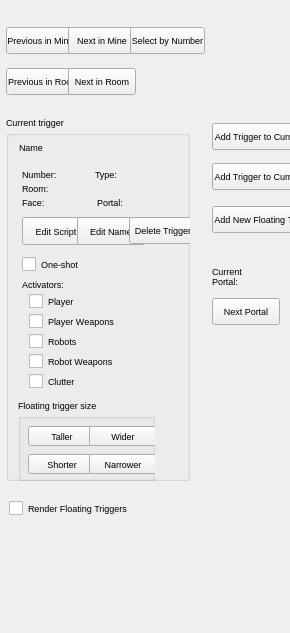
<?xml version="1.0"?>
<ui version="4.0">
  <class>TriggerKeypad</class>
  <widget class="QDialog" name="IDD_TRIGGERKEYPAD">
    <property name="geometry">
      <rect>
        <x>0</x>
        <y>0</y>
        <width>290</width>
        <height>633</height>
      </rect>
    </property>
    <property name="font">
      <font>
        <family>Liberation Sans</family>
        <pointsize>7</pointsize>
        <bold>false</bold>
        <italic>false</italic>
      </font>
    </property>
    <property name="enabled">
      <bool>true</bool>
    </property>
    <widget class="QGroupBox" name="IDC_STATIC">
      <property name="geometry">
        <rect>
          <x>6</x>
          <y>116</y>
          <width>184</width>
          <height>365</height>
        </rect>
      </property>
      <property name="title">
        <string>Current trigger</string>
      </property>
      <property name="visible">
        <bool>true</bool>
      </property>
      <property name="enabled">
        <bool>true</bool>
      </property>
      <property name="flat">
        <bool>false</bool>
      </property>
      <widget class="QLabel" name="IDC_TRIG_CURRENT_NAME">
        <property name="geometry">
          <rect>
            <x>13</x>
            <y>26</y>
            <width>164</width>
            <height>11</height>
          </rect>
        </property>
        <property name="text">
          <string>Name</string>
        </property>
        <property name="visible">
          <bool>true</bool>
        </property>
        <property name="enabled">
          <bool>true</bool>
        </property>
        <property name="alignment">
          <set>Qt::AlignLeft</set>
        </property>
      </widget>
      <widget class="QLabel" name="IDC_TRIG_CURRENT_NUM">
        <property name="geometry">
          <rect>
            <x>16</x>
            <y>53</y>
            <width>68</width>
            <height>11</height>
          </rect>
        </property>
        <property name="text">
          <string>Number:</string>
        </property>
        <property name="visible">
          <bool>true</bool>
        </property>
        <property name="enabled">
          <bool>true</bool>
        </property>
        <property name="alignment">
          <set>Qt::AlignLeft</set>
        </property>
      </widget>
      <widget class="QLabel" name="IDC_TRIG_CURRENT_TYPE">
        <property name="geometry">
          <rect>
            <x>89</x>
            <y>53</y>
            <width>91</width>
            <height>13</height>
          </rect>
        </property>
        <property name="text">
          <string>Type:</string>
        </property>
        <property name="visible">
          <bool>true</bool>
        </property>
        <property name="enabled">
          <bool>true</bool>
        </property>
        <property name="alignment">
          <set>Qt::AlignLeft</set>
        </property>
      </widget>
      <widget class="QLabel" name="IDC_TRIG_CURRENT_ROOM">
        <property name="geometry">
          <rect>
            <x>16</x>
            <y>67</y>
            <width>68</width>
            <height>13</height>
          </rect>
        </property>
        <property name="text">
          <string>Room:</string>
        </property>
        <property name="visible">
          <bool>true</bool>
        </property>
        <property name="enabled">
          <bool>true</bool>
        </property>
        <property name="alignment">
          <set>Qt::AlignLeft</set>
        </property>
      </widget>
      <widget class="QLabel" name="IDC_TRIG_CURRENT_FACE">
        <property name="geometry">
          <rect>
            <x>16</x>
            <y>81</y>
            <width>68</width>
            <height>13</height>
          </rect>
        </property>
        <property name="text">
          <string>Face:</string>
        </property>
        <property name="visible">
          <bool>true</bool>
        </property>
        <property name="enabled">
          <bool>true</bool>
        </property>
        <property name="alignment">
          <set>Qt::AlignLeft</set>
        </property>
      </widget>
      <widget class="QLabel" name="IDC_TRIG_CURRENT_TRIG_PORTAL">
        <property name="geometry">
          <rect>
            <x>91</x>
            <y>81</y>
            <width>68</width>
            <height>13</height>
          </rect>
        </property>
        <property name="text">
          <string>Portal:</string>
        </property>
        <property name="visible">
          <bool>true</bool>
        </property>
        <property name="enabled">
          <bool>true</bool>
        </property>
        <property name="alignment">
          <set>Qt::AlignLeft</set>
        </property>
      </widget>
      <widget class="QPushButton" name="IDC_TRIG_EDIT_SCRIPT">
        <property name="geometry">
          <rect>
            <x>16</x>
            <y>101</y>
            <width>68</width>
            <height>28</height>
          </rect>
        </property>
        <property name="text">
          <string>Edit Script</string>
        </property>
        <property name="visible">
          <bool>true</bool>
        </property>
        <property name="enabled">
          <bool>true</bool>
        </property>
        <property name="default">
          <bool>false</bool>
        </property>
        <property name="autoDefault">
          <bool>false</bool>
        </property>
      </widget>
      <widget class="QPushButton" name="IDC_TRIG_EDIT_NAME">
        <property name="geometry">
          <rect>
            <x>71</x>
            <y>101</y>
            <width>68</width>
            <height>28</height>
          </rect>
        </property>
        <property name="text">
          <string>Edit Name</string>
        </property>
        <property name="visible">
          <bool>true</bool>
        </property>
        <property name="enabled">
          <bool>true</bool>
        </property>
        <property name="default">
          <bool>false</bool>
        </property>
        <property name="autoDefault">
          <bool>false</bool>
        </property>
      </widget>
      <widget class="QPushButton" name="IDC_TRIG_DELETE">
        <property name="geometry">
          <rect>
            <x>123</x>
            <y>101</y>
            <width>68</width>
            <height>27</height>
          </rect>
        </property>
        <property name="text">
          <string>Delete Trigger</string>
        </property>
        <property name="visible">
          <bool>true</bool>
        </property>
        <property name="enabled">
          <bool>true</bool>
        </property>
        <property name="default">
          <bool>false</bool>
        </property>
        <property name="autoDefault">
          <bool>false</bool>
        </property>
      </widget>
      <widget class="QCheckBox" name="IDC_TRIG_ONESHOT">
        <property name="geometry">
          <rect>
            <x>16</x>
            <y>140</y>
            <width>68</width>
            <height>16</height>
          </rect>
        </property>
        <property name="text">
          <string>One-shot</string>
        </property>
        <property name="visible">
          <bool>true</bool>
        </property>
        <property name="enabled">
          <bool>true</bool>
        </property>
      </widget>
      <widget class="QLabel" name="IDC_TRIG_ACTIVATORS">
        <property name="geometry">
          <rect>
            <x>16</x>
            <y>163</y>
            <width>54</width>
            <height>13</height>
          </rect>
        </property>
        <property name="text">
          <string>Activators:</string>
        </property>
        <property name="visible">
          <bool>true</bool>
        </property>
        <property name="enabled">
          <bool>true</bool>
        </property>
        <property name="alignment">
          <set>Qt::AlignLeft</set>
        </property>
      </widget>
      <widget class="QCheckBox" name="IDC_TRIG_ACTIV_PLAYER">
        <property name="geometry">
          <rect>
            <x>23</x>
            <y>177</y>
            <width>89</width>
            <height>16</height>
          </rect>
        </property>
        <property name="text">
          <string>Player</string>
        </property>
        <property name="visible">
          <bool>true</bool>
        </property>
        <property name="enabled">
          <bool>true</bool>
        </property>
      </widget>
      <widget class="QCheckBox" name="IDC_TRIG_ACTIV_PLAYER_WEAPONS">
        <property name="geometry">
          <rect>
            <x>23</x>
            <y>197</y>
            <width>89</width>
            <height>16</height>
          </rect>
        </property>
        <property name="text">
          <string>Player Weapons</string>
        </property>
        <property name="visible">
          <bool>true</bool>
        </property>
        <property name="enabled">
          <bool>true</bool>
        </property>
      </widget>
      <widget class="QCheckBox" name="IDC_TRIG_ACTIV_ROBOTS">
        <property name="geometry">
          <rect>
            <x>23</x>
            <y>217</y>
            <width>89</width>
            <height>16</height>
          </rect>
        </property>
        <property name="text">
          <string>Robots</string>
        </property>
        <property name="visible">
          <bool>true</bool>
        </property>
        <property name="enabled">
          <bool>true</bool>
        </property>
      </widget>
      <widget class="QCheckBox" name="IDC_TRIG_ACTIV_ROBOT_WEAPONS">
        <property name="geometry">
          <rect>
            <x>23</x>
            <y>237</y>
            <width>89</width>
            <height>16</height>
          </rect>
        </property>
        <property name="text">
          <string>Robot Weapons</string>
        </property>
        <property name="visible">
          <bool>true</bool>
        </property>
        <property name="enabled">
          <bool>true</bool>
        </property>
      </widget>
      <widget class="QCheckBox" name="IDC_TRIG_ACTIV_CLUTTER">
        <property name="geometry">
          <rect>
            <x>23</x>
            <y>257</y>
            <width>89</width>
            <height>16</height>
          </rect>
        </property>
        <property name="text">
          <string>Clutter</string>
        </property>
        <property name="visible">
          <bool>true</bool>
        </property>
        <property name="enabled">
          <bool>true</bool>
        </property>
      </widget>
      <widget class="QGroupBox" name="IDC_TRIG_FLOAT_BORDER">
        <property name="geometry">
          <rect>
            <x>12</x>
            <y>283</y>
            <width>137</width>
            <height>82</height>
          </rect>
        </property>
        <property name="title">
          <string>Floating trigger size</string>
        </property>
        <property name="visible">
          <bool>true</bool>
        </property>
        <property name="enabled">
          <bool>true</bool>
        </property>
        <property name="flat">
          <bool>false</bool>
        </property>
        <widget class="QPushButton" name="IDC_TRIG_FLOAT_TALLER">
          <property name="geometry">
            <rect>
              <x>10</x>
              <y>27</y>
              <width>68</width>
              <height>20</height>
            </rect>
          </property>
          <property name="text">
            <string>Taller</string>
          </property>
          <property name="visible">
            <bool>true</bool>
          </property>
          <property name="enabled">
            <bool>true</bool>
          </property>
          <property name="default">
            <bool>false</bool>
          </property>
          <property name="autoDefault">
            <bool>false</bool>
          </property>
        </widget>
        <widget class="QPushButton" name="IDC_TRIG_FLOAT_WIDER">
          <property name="geometry">
            <rect>
              <x>71</x>
              <y>27</y>
              <width>68</width>
              <height>20</height>
            </rect>
          </property>
          <property name="text">
            <string>Wider</string>
          </property>
          <property name="visible">
            <bool>true</bool>
          </property>
          <property name="enabled">
            <bool>true</bool>
          </property>
          <property name="default">
            <bool>false</bool>
          </property>
          <property name="autoDefault">
            <bool>false</bool>
          </property>
        </widget>
        <widget class="QPushButton" name="IDC_TRIG_FLOAT_SHORTER">
          <property name="geometry">
            <rect>
              <x>10</x>
              <y>55</y>
              <width>68</width>
              <height>20</height>
            </rect>
          </property>
          <property name="text">
            <string>Shorter</string>
          </property>
          <property name="visible">
            <bool>true</bool>
          </property>
          <property name="enabled">
            <bool>true</bool>
          </property>
          <property name="default">
            <bool>false</bool>
          </property>
          <property name="autoDefault">
            <bool>false</bool>
          </property>
        </widget>
        <widget class="QPushButton" name="IDC_TRIG_FLOAT_NARROWER">
          <property name="geometry">
            <rect>
              <x>71</x>
              <y>55</y>
              <width>68</width>
              <height>20</height>
            </rect>
          </property>
          <property name="text">
            <string>Narrower</string>
          </property>
          <property name="visible">
            <bool>true</bool>
          </property>
          <property name="enabled">
            <bool>true</bool>
          </property>
          <property name="default">
            <bool>false</bool>
          </property>
          <property name="autoDefault">
            <bool>false</bool>
          </property>
        </widget>
      </widget>
    </widget>
    <widget class="QPushButton" name="IDC_TRIG_PREV_IN_MINE">
      <property name="geometry">
        <rect>
          <x>6</x>
          <y>27</y>
          <width>69</width>
          <height>27</height>
        </rect>
      </property>
      <property name="text">
        <string>Previous in Mine</string>
      </property>
      <property name="visible">
        <bool>true</bool>
      </property>
      <property name="enabled">
        <bool>true</bool>
      </property>
      <property name="default">
        <bool>false</bool>
      </property>
      <property name="autoDefault">
        <bool>false</bool>
      </property>
    </widget>
    <widget class="QPushButton" name="IDC_TRIG_NEXT_IN_MINE">
      <property name="geometry">
        <rect>
          <x>68</x>
          <y>27</y>
          <width>68</width>
          <height>27</height>
        </rect>
      </property>
      <property name="text">
        <string>Next in Mine</string>
      </property>
      <property name="visible">
        <bool>true</bool>
      </property>
      <property name="enabled">
        <bool>true</bool>
      </property>
      <property name="default">
        <bool>false</bool>
      </property>
      <property name="autoDefault">
        <bool>false</bool>
      </property>
    </widget>
    <widget class="QPushButton" name="IDC_TRIG_GOTO">
      <property name="geometry">
        <rect>
          <x>130</x>
          <y>27</y>
          <width>75</width>
          <height>27</height>
        </rect>
      </property>
      <property name="text">
        <string>Select by Number</string>
      </property>
      <property name="visible">
        <bool>true</bool>
      </property>
      <property name="enabled">
        <bool>true</bool>
      </property>
      <property name="default">
        <bool>false</bool>
      </property>
      <property name="autoDefault">
        <bool>false</bool>
      </property>
    </widget>
    <widget class="QPushButton" name="IDC_TRIG_PREV_IN_ROOM">
      <property name="geometry">
        <rect>
          <x>6</x>
          <y>68</y>
          <width>75</width>
          <height>27</height>
        </rect>
      </property>
      <property name="text">
        <string>Previous in Room</string>
      </property>
      <property name="visible">
        <bool>true</bool>
      </property>
      <property name="enabled">
        <bool>true</bool>
      </property>
      <property name="default">
        <bool>false</bool>
      </property>
      <property name="autoDefault">
        <bool>false</bool>
      </property>
    </widget>
    <widget class="QPushButton" name="IDC_TRIG_NEXT_IN_ROOM">
      <property name="geometry">
        <rect>
          <x>68</x>
          <y>68</y>
          <width>68</width>
          <height>27</height>
        </rect>
      </property>
      <property name="text">
        <string>Next in Room</string>
      </property>
      <property name="visible">
        <bool>true</bool>
      </property>
      <property name="enabled">
        <bool>true</bool>
      </property>
      <property name="default">
        <bool>false</bool>
      </property>
      <property name="autoDefault">
        <bool>false</bool>
      </property>
    </widget>
    <widget class="QPushButton" name="IDC_TRIG_ADD_TO_CURFACE">
      <property name="geometry">
        <rect>
          <x>212</x>
          <y>123</y>
          <width>117</width>
          <height>27</height>
        </rect>
      </property>
      <property name="text">
        <string>Add Trigger to Current Face</string>
      </property>
      <property name="visible">
        <bool>true</bool>
      </property>
      <property name="enabled">
        <bool>true</bool>
      </property>
      <property name="default">
        <bool>false</bool>
      </property>
      <property name="autoDefault">
        <bool>false</bool>
      </property>
    </widget>
    <widget class="QPushButton" name="IDC_TRIG_ADD_TO_CURPORTAL">
      <property name="geometry">
        <rect>
          <x>212</x>
          <y>163</y>
          <width>120</width>
          <height>27</height>
        </rect>
      </property>
      <property name="text">
        <string>Add Trigger to Current Portal</string>
      </property>
      <property name="visible">
        <bool>true</bool>
      </property>
      <property name="enabled">
        <bool>true</bool>
      </property>
      <property name="default">
        <bool>false</bool>
      </property>
      <property name="autoDefault">
        <bool>false</bool>
      </property>
    </widget>
    <widget class="QPushButton" name="IDC_TRIG_ADD_FLOATING">
      <property name="geometry">
        <rect>
          <x>212</x>
          <y>206</y>
          <width>106</width>
          <height>27</height>
        </rect>
      </property>
      <property name="text">
        <string>Add New Floating Trigger</string>
      </property>
      <property name="visible">
        <bool>true</bool>
      </property>
      <property name="enabled">
        <bool>true</bool>
      </property>
      <property name="default">
        <bool>false</bool>
      </property>
      <property name="autoDefault">
        <bool>false</bool>
      </property>
    </widget>
    <widget class="QLabel" name="IDC_TRIG_CURRENT_PORTAL">
      <property name="wordWrap">
        <bool>true</bool>
      </property>
      <property name="geometry">
        <rect>
          <x>212</x>
          <y>266</y>
          <width>54</width>
          <height>22</height>
        </rect>
      </property>
      <property name="text">
        <string>Current Portal:</string>
      </property>
      <property name="visible">
        <bool>true</bool>
      </property>
      <property name="enabled">
        <bool>true</bool>
      </property>
      <property name="alignment">
        <set>Qt::AlignLeft</set>
      </property>
    </widget>
    <widget class="QPushButton" name="IDC_TRIG_NEXT_PORTAL">
      <property name="geometry">
        <rect>
          <x>212</x>
          <y>298</y>
          <width>68</width>
          <height>27</height>
        </rect>
      </property>
      <property name="text">
        <string>Next Portal</string>
      </property>
      <property name="visible">
        <bool>true</bool>
      </property>
      <property name="enabled">
        <bool>true</bool>
      </property>
      <property name="default">
        <bool>false</bool>
      </property>
      <property name="autoDefault">
        <bool>false</bool>
      </property>
    </widget>
    <widget class="QCheckBox" name="IDC_TRIG_RENDER_FLOATING">
      <property name="geometry">
        <rect>
          <x>9</x>
          <y>500</y>
          <width>123</width>
          <height>16</height>
        </rect>
      </property>
      <property name="text">
        <string>Render Floating Triggers</string>
      </property>
      <property name="visible">
        <bool>true</bool>
      </property>
      <property name="enabled">
        <bool>true</bool>
      </property>
    </widget>
    <action name="IDD_ORPHANHUNTER">
      <property name="text">
        <string>Orphan Hunter</string>
      </property>
    </action>
    <action name="IDD_REORDER_PAGES">
      <property name="text">
        <string>Reorder Net Pages</string>
      </property>
    </action>
    <action name="IDD_SHOW_ALL_CHECKED_OUT">
      <property name="text">
        <string>Show All Pages Checked Out</string>
      </property>
    </action>
    <action name="IDM_IMPORT_BITMAP">
      <property name="text">
        <string>Bitmap/Animation Converter...</string>
      </property>
    </action>
    <action name="ID_APP_ABOUT">
      <property name="text">
        <string>&amp;About editor...</string>
      </property>
    </action>
    <action name="ID_APP_EXIT">
      <property name="text">
        <string>E&amp;xit</string>
      </property>
      <property name="shortcut">
        <string>Alt+X</string>
      </property>
    </action>
    <action name="ID_BRIEFING_EDITOR">
      <property name="text">
        <string>Briefing Editor...</string>
      </property>
    </action>
    <action name="ID_BUTTON_LIGHTING">
      <property name="text">
        <string>ID_BUTTON_LIGHTING</string>
      </property>
    </action>
    <action name="ID_BUTTON_OUTLINE">
      <property name="text">
        <string>ID_BUTTON_OUTLINE</string>
      </property>
    </action>
    <action name="ID_BUTTON_WINDOWSELECTION">
      <property name="text">
        <string>ID_BUTTON_WINDOWSELECTION</string>
      </property>
    </action>
    <action name="ID_D3HELP">
      <property name="text">
        <string>Help on D3 Editor</string>
      </property>
    </action>
    <action name="ID_EDITORS_AIPROPERTIES">
      <property name="text">
        <string>AI Properties...</string>
      </property>
    </action>
    <action name="ID_EDITORS_AMBIENTSOUNDS">
      <property name="text">
        <string>Ambient Sounds...</string>
      </property>
    </action>
    <action name="ID_EDITORS_DALLAS">
      <property name="text">
        <string>Dallas Graphical Script Editor...</string>
      </property>
    </action>
    <action name="ID_EDITORS_FILES">
      <property name="text">
        <string>Files...</string>
      </property>
    </action>
    <action name="ID_EDITORS_MEGACELLS">
      <property name="text">
        <string>Megacells...</string>
      </property>
    </action>
    <action name="ID_EDIT_ADDSELECT">
      <property name="text">
        <string>Add Current Room to Selected List</string>
      </property>
    </action>
    <action name="ID_EDIT_ATTACH">
      <property name="text">
        <string>&amp;Attach</string>
      </property>
    </action>
    <action name="ID_EDIT_CLEARSELECTED">
      <property name="text">
        <string>Clear Selected List</string>
      </property>
    </action>
    <action name="ID_EDIT_COPY">
      <property name="text">
        <string>&amp;Copy</string>
      </property>
      <property name="shortcut">
        <string>Ctrl+Ins</string>
      </property>
    </action>
    <action name="ID_EDIT_CUT">
      <property name="text">
        <string>Cu&amp;t</string>
      </property>
      <property name="shortcut">
        <string>Shift+Del</string>
      </property>
    </action>
    <action name="ID_EDIT_DELETE">
      <property name="text">
        <string>&amp;Delete</string>
      </property>
    </action>
    <action name="ID_EDIT_LOADSCRAP">
      <property name="text">
        <string>Load Scrap from Disk</string>
      </property>
    </action>
    <action name="ID_EDIT_PASTE">
      <property name="text">
        <string>&amp;Paste</string>
      </property>
      <property name="shortcut">
        <string>Shift+Ins</string>
      </property>
    </action>
    <action name="ID_EDIT_PLACE">
      <property name="text">
        <string>&amp;Place in Mine</string>
      </property>
    </action>
    <action name="ID_EDIT_PLACE_TERRAIN">
      <property name="text">
        <string>&amp;Place on Terrain</string>
      </property>
    </action>
    <action name="ID_EDIT_REMOVESELECT">
      <property name="text">
        <string>Remove Current Room from Selected List</string>
      </property>
    </action>
    <action name="ID_EDIT_SAVESCRAP">
      <property name="text">
        <string>Save Scrap to Disk</string>
      </property>
    </action>
    <action name="ID_EDIT_SELECTATTACHED">
      <property name="text">
        <string>Select All Rooms Attached to Current Room</string>
      </property>
    </action>
    <action name="ID_EDIT_UNDO">
      <property name="text">
        <string>&amp;Undo</string>
      </property>
      <property name="shortcut">
        <string>Alt+Backspace</string>
      </property>
    </action>
    <action name="ID_FILE_AUTOSAVE">
      <property name="text">
        <string>Autosave</string>
      </property>
      <property name="checkable">
        <bool>true</bool>
      </property>
    </action>
    <action name="ID_FILE_CHECKMINE">
      <property name="text">
        <string>&amp;Check Mine</string>
      </property>
    </action>
    <action name="ID_FILE_FIXCRACKS">
      <property name="text">
        <string>Fix Level Cracks</string>
      </property>
    </action>
    <action name="ID_FILE_FIXDEGENERATEFACES">
      <property name="text">
        <string>Fix/Remove Degenerate Faces</string>
      </property>
    </action>
    <action name="ID_FILE_IMPORT_ROOM">
      <property name="text">
        <string>Import 3DSMax Room</string>
      </property>
    </action>
    <action name="ID_FILE_INFORMATION">
      <property name="text">
        <string>&amp;Information</string>
      </property>
      <property name="shortcut">
        <string>Alt+I</string>
      </property>
    </action>
    <action name="ID_FILE_LEAVE_EDITOR">
      <property name="text">
        <string>Go to main menu...</string>
      </property>
    </action>
    <action name="ID_FILE_LEVELPROPS">
      <property name="text">
        <string>Set Selected Room(s) Properties</string>
      </property>
    </action>
    <action name="ID_FILE_LEVEL_INFO">
      <property name="text">
        <string>Edit Level Info...</string>
      </property>
    </action>
    <action name="ID_FILE_MRU_FILE1">
      <property name="text">
        <string>Recent File</string>
      </property>
      <property name="enabled">
        <bool>false</bool>
      </property>
    </action>
    <action name="ID_FILE_NEW">
      <property name="text">
        <string>&amp;New</string>
      </property>
      <property name="shortcut">
        <string>Ctrl+N</string>
      </property>
    </action>
    <action name="ID_FILE_OPEN">
      <property name="text">
        <string>&amp;Open...</string>
      </property>
      <property name="shortcut">
        <string>Ctrl+O</string>
      </property>
    </action>
    <action name="ID_FILE_PLAY640X480">
      <property name="text">
        <string>&amp;Play in 640 x 480</string>
      </property>
      <property name="shortcut">
        <string>Alt+P</string>
      </property>
    </action>
    <action name="ID_FILE_PREFERENCES">
      <property name="text">
        <string>Preferences</string>
      </property>
    </action>
    <action name="ID_FILE_PRINT">
      <property name="text">
        <string>&amp;Print...</string>
      </property>
      <property name="shortcut">
        <string>Ctrl+P</string>
      </property>
    </action>
    <action name="ID_FILE_PRINT_PREVIEW">
      <property name="text">
        <string>Print Pre&amp;view</string>
      </property>
    </action>
    <action name="ID_FILE_PRINT_SETUP">
      <property name="text">
        <string>P&amp;rint Setup...</string>
      </property>
    </action>
    <action name="ID_FILE_REMOVEDUPLICATEFACESFROMCURRENTROOM">
      <property name="text">
        <string>Remove Duplicate Faces from Current Room</string>
      </property>
    </action>
    <action name="ID_FILE_REMOVEEXTRAPOINTS">
      <property name="text">
        <string>Remove Extra Points</string>
      </property>
    </action>
    <action name="ID_FILE_RESTOREGAMESTATE">
      <property name="text">
        <string>Restore Gamestate</string>
      </property>
    </action>
    <action name="ID_FILE_SAVE">
      <property name="text">
        <string>&amp;Save</string>
      </property>
      <property name="shortcut">
        <string>Ctrl+S</string>
      </property>
    </action>
    <action name="ID_FILE_SAVEGOALTEXT">
      <property name="text">
        <string>Save Goal Text to File</string>
      </property>
    </action>
    <action name="ID_FILE_SAVE_AS">
      <property name="text">
        <string>Save &amp;As...</string>
      </property>
    </action>
    <action name="ID_FILE_SAVE_COPY_AS">
      <property name="text">
        <string>Save Copy &amp;As...</string>
      </property>
    </action>
    <action name="ID_FILE_STATS">
      <property name="text">
        <string>Show Level Stats</string>
      </property>
    </action>
    <action name="ID_FILE_UPDATE">
      <property name="text">
        <string>&amp;Update</string>
      </property>
      <property name="shortcut">
        <string>Ctrl+S</string>
      </property>
    </action>
    <action name="ID_FILE_VERIFY_LEVEL">
      <property name="text">
        <string>Verify Level</string>
      </property>
    </action>
    <action name="ID_HOTSPOT_TGA">
      <property name="text">
        <string>HotSpot TGA Extractor...</string>
      </property>
    </action>
    <action name="ID_MINE_VIEW">
      <property name="text">
        <string>Mine View</string>
      </property>
      <property name="shortcut">
        <string>F2</string>
      </property>
    </action>
    <action name="ID_OBJBUTTON">
      <property name="text">
        <string>ID_OBJBUTTON</string>
      </property>
    </action>
    <action name="ID_OBJECT_DELETEOBJECT">
      <property name="text">
        <string>Delete Object</string>
      </property>
      <property name="shortcut">
        <string>Del</string>
      </property>
    </action>
    <action name="ID_OBJECT_MOVEPLAYER">
      <property name="text">
        <string>Move Player 0 to Viewer</string>
      </property>
    </action>
    <action name="ID_OBJECT_PLACECAMERAATCURRENTFACE">
      <property name="text">
        <string>Create New Camera at Current Face</string>
      </property>
    </action>
    <action name="ID_OBJECT_PLACECAMERAATVIEWER">
      <property name="text">
        <string>Create New Camera at Viewer</string>
      </property>
    </action>
    <action name="ID_OBJECT_PLACEOBJECT">
      <property name="text">
        <string>Place Object</string>
      </property>
      <property name="shortcut">
        <string>Ins</string>
      </property>
    </action>
    <action name="ID_OBJECT_PLACESOUNDSOURCEATVIEWER">
      <property name="text">
        <string>Create SoundSource at Viewer</string>
      </property>
    </action>
    <action name="ID_OBJECT_PLACEWAYPOINTATVIEWER">
      <property name="text">
        <string>Place Waypoint at Viewer</string>
      </property>
    </action>
    <action name="ID_OBJECT_SELECTBYNUMBER">
      <property name="text">
        <string>Select Object By Number</string>
      </property>
    </action>
    <action name="ID_OBJECT_SETCAMERAFROMVIEWER">
      <property name="text">
        <string>Move Camera to Viewer</string>
      </property>
    </action>
    <action name="ID_OBJECT_SETVIEWERFROMCAMERA">
      <property name="text">
        <string>Move Viewer to Camera</string>
      </property>
    </action>
    <action name="ID_OSIRISCOMPILE">
      <property name="text">
        <string>ID_OSIRISCOMPILE</string>
      </property>
    </action>
    <action name="ID_REINIT_OPENGL">
      <property name="text">
        <string>ID_REINIT_OPENGL</string>
      </property>
    </action>
    <action name="ID_ROOM_ADD">
      <property name="text">
        <string>&amp;Add Room at Current Face</string>
      </property>
      <property name="shortcut">
        <string>Shift+A</string>
      </property>
    </action>
    <action name="ID_ROOM_ADDVERTTONEWFACE">
      <property name="text">
        <string>Add Vert to New Face</string>
      </property>
      <property name="shortcut">
        <string>Shift+V</string>
      </property>
    </action>
    <action name="ID_ROOM_ATTACHROOM">
      <property name="text">
        <string>Attach Room</string>
      </property>
    </action>
    <action name="ID_ROOM_BUILDBRIDGE">
      <property name="text">
        <string>&amp;Build Bridge</string>
      </property>
    </action>
    <action name="ID_ROOM_BUILDSMOOTHBRIDGE">
      <property name="text">
        <string>Build Smooth Bridge</string>
      </property>
      <property name="shortcut">
        <string>Ctrl+B</string>
      </property>
    </action>
    <action name="ID_ROOM_CLEARCENTERPOINT">
      <property name="text">
        <string>Clear Center Point</string>
      </property>
    </action>
    <action name="ID_ROOM_COMBINE">
      <property name="text">
        <string>Combine Rooms</string>
      </property>
    </action>
    <action name="ID_ROOM_DELETE">
      <property name="text">
        <string>Delete Current Room</string>
      </property>
    </action>
    <action name="ID_ROOM_DELETECONNECTEDFACES">
      <property name="text">
        <string>Delete Connected Faces</string>
      </property>
    </action>
    <action name="ID_ROOM_DELETEFACE">
      <property name="text">
        <string>Delete Current Face</string>
      </property>
    </action>
    <action name="ID_ROOM_DELETEPORTAL">
      <property name="text">
        <string>Delete Current Portal</string>
      </property>
    </action>
    <action name="ID_ROOM_DELETEVERT">
      <property name="text">
        <string>Delete Current Vert From Face</string>
      </property>
    </action>
    <action name="ID_ROOM_DROPROOM">
      <property name="text">
        <string>Drop Room</string>
      </property>
    </action>
    <action name="ID_ROOM_FACE_ADDVERTTOEDGE">
      <property name="text">
        <string>Add Vert To Edge</string>
      </property>
    </action>
    <action name="ID_ROOM_FACE_DELETEVERTONEDGE">
      <property name="text">
        <string>Delete Vert on Edge</string>
      </property>
    </action>
    <action name="ID_ROOM_FACE_MOVEVERTONEDGE">
      <property name="text">
        <string>Move Vert on Edge</string>
      </property>
    </action>
    <action name="ID_ROOM_FACE_SPLITFACE">
      <property name="text">
        <string>Split Face</string>
      </property>
    </action>
    <action name="ID_ROOM_FINISHNEWFACE">
      <property name="text">
        <string>Add Last Point to New Face (Finish Face)</string>
      </property>
    </action>
    <action name="ID_ROOM_GRABTEXTURE">
      <property name="text">
        <string>Grab Texture</string>
      </property>
      <property name="shortcut">
        <string>G</string>
      </property>
    </action>
    <action name="ID_ROOM_JOINROOMS">
      <property name="text">
        <string>Join Rooms</string>
      </property>
    </action>
    <action name="ID_ROOM_JOINROOMSEXACT">
      <property name="text">
        <string>Join Rooms Exact</string>
      </property>
    </action>
    <action name="ID_ROOM_JOIN_ADJACENT_FACES">
      <property name="text">
        <string>Join Adjacent Faces</string>
      </property>
    </action>
    <action name="ID_ROOM_LINKTONEWEXTERNAL">
      <property name="text">
        <string>Link Room to New External Room</string>
      </property>
    </action>
    <action name="ID_ROOM_MARK">
      <property name="text">
        <string>&amp;Mark Room/Face</string>
      </property>
      <property name="shortcut">
        <string>Ctrl+M</string>
      </property>
    </action>
    <action name="ID_ROOM_MERGEOBJECTINTOROOM">
      <property name="text">
        <string>Merge Object into Room</string>
      </property>
    </action>
    <action name="ID_ROOM_NEXTFACE">
      <property name="text">
        <string>Next Face</string>
      </property>
      <property name="shortcut">
        <string>F</string>
      </property>
    </action>
    <action name="ID_ROOM_PLACEROOM">
      <property name="text">
        <string>Place Room at Current Room</string>
      </property>
    </action>
    <action name="ID_ROOM_PLACETERRAINROOM">
      <property name="text">
        <string>Place Room at Current Terrain Cell</string>
      </property>
    </action>
    <action name="ID_ROOM_PREVIOUSFACE">
      <property name="text">
        <string>Previous Face</string>
      </property>
      <property name="shortcut">
        <string>Shift+F</string>
      </property>
    </action>
    <action name="ID_ROOM_PROPAGATETOADJACENTCOPLANARFACES">
      <property name="text">
        <string>Propagate to Adjacent Coplanar Faces</string>
      </property>
      <property name="shortcut">
        <string>Ctrl+F</string>
      </property>
    </action>
    <action name="ID_ROOM_PROPAGATETOALL">
      <property name="text">
        <string>Propagate to All Faces in Room</string>
      </property>
      <property name="shortcut">
        <string>Shift+R</string>
      </property>
    </action>
    <action name="ID_ROOM_RENAMEROOM">
      <property name="text">
        <string>Rename Room</string>
      </property>
      <property name="shortcut">
        <string>Ctrl+R</string>
      </property>
    </action>
    <action name="ID_ROOM_ROTATEPLACEDROOM45DEGREES">
      <property name="text">
        <string>Rotate Placed Room 45 Degrees</string>
      </property>
    </action>
    <action name="ID_ROOM_SAVECURRENTROOM">
      <property name="text">
        <string>Save Current Room</string>
      </property>
    </action>
    <action name="ID_ROOM_SELECTBYNUMBER">
      <property name="text">
        <string>Select Room by Number</string>
      </property>
    </action>
    <action name="ID_ROOM_SELECTFACEBYNUMBER">
      <property name="text">
        <string>Select Face by Number</string>
      </property>
    </action>
    <action name="ID_ROOM_SETCENTERFROMVIEWER">
      <property name="text">
        <string>Set Room Center from Viewer</string>
      </property>
    </action>
    <action name="ID_ROOM_SNAPPLACEDROOM">
      <property name="text">
        <string>Snap Placed Room</string>
      </property>
    </action>
    <action name="ID_ROOM_SNAPPOINTTOEDGE">
      <property name="text">
        <string>Snap Point to Edge</string>
      </property>
    </action>
    <action name="ID_ROOM_SNAPPOINTTOFACE">
      <property name="text">
        <string>Snap Point to Face</string>
      </property>
    </action>
    <action name="ID_ROOM_SNAPPOINTTOPOINT">
      <property name="text">
        <string>Snap Point to Point</string>
      </property>
    </action>
    <action name="ID_ROOM_SPLITFACE">
      <property name="text">
        <string>Triangulate face</string>
      </property>
    </action>
    <action name="ID_ROOM_STARTNEWFACE">
      <property name="text">
        <string>Add First Point to New Face (Start Face)</string>
      </property>
    </action>
    <action name="ID_ROOM_SWAPMAKEDANDCURRENTROOMFACE">
      <property name="text">
        <string>Swap Marked and Current Room/Face</string>
      </property>
    </action>
    <action name="ID_ROOM_UNDOSNAP">
      <property name="text">
        <string>Undo Snap</string>
      </property>
    </action>
    <action name="ID_ROOM_UNPLACEROOM">
      <property name="text">
        <string>Un-place Room/Group/Door</string>
      </property>
    </action>
    <action name="ID_ROOM_VIEW">
      <property name="text">
        <string>Room View</string>
      </property>
      <property name="shortcut">
        <string>F4</string>
      </property>
    </action>
    <action name="ID_SCRIPT_LEVEL_INTERFACE">
      <property name="text">
        <string>Levels and Scripts...</string>
      </property>
    </action>
    <action name="ID_SUBEDITORS_FONT">
      <property name="text">
        <string>Font Editor...</string>
      </property>
    </action>
    <action name="ID_SUBEDITORS_HOGMAKER">
      <property name="text">
        <string>Hog Maker...</string>
      </property>
    </action>
    <action name="ID_SUBEDITORS_TABLEFILEEDIT">
      <property name="text">
        <string>Table File Text Editor...</string>
      </property>
    </action>
    <action name="ID_SUBEDITORS_TABLEFILEFILTER">
      <property name="text">
        <string>Table File Filter...</string>
      </property>
    </action>
    <action name="ID_TABLEEDIT_FILE_EXIT">
      <property name="text">
        <string>&amp;Exit</string>
      </property>
    </action>
    <action name="ID_TABLEEDIT_FILE_LOAD">
      <property name="text">
        <string>&amp;Load...</string>
      </property>
    </action>
    <action name="ID_TABLEEDIT_FILE_SAVE">
      <property name="text">
        <string>&amp;Save</string>
      </property>
    </action>
    <action name="ID_TABLEEDIT_FILE_SAVE_AS">
      <property name="text">
        <string>S&amp;ave as...</string>
      </property>
    </action>
    <action name="ID_TABLEFILTER_FILE_EXIT">
      <property name="text">
        <string>Exit</string>
      </property>
    </action>
    <action name="ID_TABLEFILTER_FILE_LOAD">
      <property name="text">
        <string>Load...</string>
      </property>
    </action>
    <action name="ID_TABLEFILTER_FILE_NEW">
      <property name="text">
        <string>New</string>
      </property>
    </action>
    <action name="ID_TABLEFILTER_FILE_SAVE">
      <property name="text">
        <string>Save</string>
      </property>
    </action>
    <action name="ID_TABLEFILTER_FILE_SAVEAS">
      <property name="text">
        <string>Save as...</string>
      </property>
    </action>
    <action name="ID_TERRAIN_VIEW">
      <property name="text">
        <string>Terrain View</string>
      </property>
      <property name="shortcut">
        <string>F3</string>
      </property>
    </action>
    <action name="ID_TEST_TEST1">
      <property name="text">
        <string>Test function 1</string>
      </property>
    </action>
    <action name="ID_TEST_TEST2">
      <property name="text">
        <string>Test function 2</string>
      </property>
    </action>
    <action name="ID_TEST_TEST3">
      <property name="text">
        <string>Test function 3</string>
      </property>
    </action>
    <action name="ID_TOOLS_WORLD_OBJECTS_BUILDINGS">
      <property name="text">
        <string>Buildings...</string>
      </property>
    </action>
    <action name="ID_TOOLS_WORLD_OBJECTS_CLUTTER">
      <property name="text">
        <string>Clutter...</string>
      </property>
    </action>
    <action name="ID_TOOLS_WORLD_OBJECTS_DOOR">
      <property name="text">
        <string>Doors...</string>
      </property>
    </action>
    <action name="ID_TOOLS_WORLD_OBJECTS_LIGHTS">
      <property name="text">
        <string>Lights...</string>
      </property>
    </action>
    <action name="ID_TOOLS_WORLD_OBJECTS_PLAYER">
      <property name="text">
        <string>Player Ships...</string>
      </property>
    </action>
    <action name="ID_TOOLS_WORLD_OBJECTS_POWERUPS">
      <property name="text">
        <string>Powerups...</string>
      </property>
    </action>
    <action name="ID_TOOLS_WORLD_OBJECTS_ROBOTS">
      <property name="text">
        <string>Robots...</string>
      </property>
    </action>
    <action name="ID_TOOLS_WORLD_OBJECTS_SOUND">
      <property name="text">
        <string>Sounds...</string>
      </property>
    </action>
    <action name="ID_TOOLS_WORLD_TEXTURES">
      <property name="text">
        <string>Textures...</string>
      </property>
    </action>
    <action name="ID_TOOLS_WORLD_WEAPONS">
      <property name="text">
        <string>Weapons...</string>
      </property>
    </action>
    <action name="ID_VIEW_CENTERONCUBE">
      <property name="text">
        <string>Center on Current &amp;Room</string>
      </property>
      <property name="shortcut">
        <string>Home</string>
      </property>
    </action>
    <action name="ID_VIEW_CENTERONMINE">
      <property name="text">
        <string>Center on &amp;Mine Origin</string>
      </property>
    </action>
    <action name="ID_VIEW_CENTERONOBJECT">
      <property name="text">
        <string>Center on Current &amp;Object</string>
      </property>
    </action>
    <action name="ID_VIEW_DELETEVIEWER">
      <property name="text">
        <string>Delete Viewer</string>
      </property>
    </action>
    <action name="ID_VIEW_FLIP">
      <property name="text">
        <string>Flip Viewer</string>
      </property>
      <property name="shortcut">
        <string>/</string>
      </property>
    </action>
    <action name="ID_VIEW_KEYPAD_TOGGLE">
      <property name="text">
        <string>Keypad</string>
      </property>
      <property name="shortcut">
        <string>F10</string>
      </property>
    </action>
    <action name="ID_VIEW_MOVECAMERATOCURRENTOBJECT">
      <property name="text">
        <string>Move camera to Current Object</string>
      </property>
    </action>
    <action name="ID_VIEW_MOVECAMERATOSELECTEDFACE">
      <property name="text">
        <string>Move camera to &amp;Current Face</string>
      </property>
      <property name="shortcut">
        <string>Shift+C</string>
      </property>
    </action>
    <action name="ID_VIEW_MOVECAMERATOSELECTEDROOM">
      <property name="text">
        <string>Move camera to &amp;Current Room</string>
      </property>
      <property name="shortcut">
        <string>C</string>
      </property>
    </action>
    <action name="ID_VIEW_NEWVIEWER">
      <property name="text">
        <string>New Viewer</string>
      </property>
    </action>
    <action name="ID_VIEW_NEXTVIEWER">
      <property name="text">
        <string>Next Viewer</string>
      </property>
    </action>
    <action name="ID_VIEW_RESETVIEWRADIUS">
      <property name="text">
        <string>Reset View Radius</string>
      </property>
    </action>
    <action name="ID_VIEW_SHOWOBJECTSINWIREFRAMEVIEW">
      <property name="text">
        <string>Show objects in Wireframe view</string>
      </property>
    </action>
    <action name="ID_VIEW_SHOWVIEWERFORWARDVECTOR">
      <property name="text">
        <string>Show Viewer Forward Vector</string>
      </property>
    </action>
    <action name="ID_VIEW_STATUS_BAR">
      <property name="text">
        <string>&amp;Status Bar</string>
      </property>
    </action>
    <action name="ID_VIEW_TEXTUREMINE">
      <property name="text">
        <string>Te&amp;xtured view</string>
      </property>
    </action>
    <action name="ID_VIEW_TOOLBAR">
      <property name="text">
        <string>&amp;Toolbar</string>
      </property>
    </action>
    <action name="ID_VIEW_VIEWPROP">
      <property name="text">
        <string>Display Viewer Properties</string>
      </property>
    </action>
    <action name="ID_VIEW_WIREFRAMEMINE">
      <property name="text">
        <string>&amp;Wireframe view</string>
      </property>
    </action>
    <action name="ID_WINDOW_CASCADE">
      <property name="text">
        <string>&amp;Cascade</string>
      </property>
    </action>
    <action name="ID_WINDOW_TILE">
      <property name="text">
        <string>&amp;Tile</string>
      </property>
    </action>
    <action name="ID_ZBUTTON">
      <property name="text">
        <string>ID_ZBUTTON</string>
      </property>
    </action>
  </widget>
</ui>
